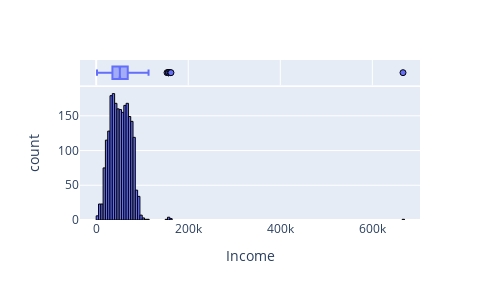

The notebook cell this image was saved under:
### Code cell
def num_plot(myData,col):
    fig = pe.histogram(myData,x=col,marginal='box')
    fig.update_layout(height=300,width=500,showlegend=True)
    fig.update_traces(marker_line_width=1,marker_line_color='black')
    fig.show()
num_plot(myData,'Income')

### Figure 1 — Plotly figure (JSON) as saved in the notebook; plotly's stock layout.template omitted (floating-point values rounded to 4 significant figures; data arrays with more than 128 entries replaced by an {"elided": "..."} marker saying what was removed)
{"data": [{"alignmentgroup": "True", "bingroup": "x", "hovertemplate": "Income=%{x}<br>count=%{y}<extra></extra>", "legendgroup": "", "marker": {"color": "#636efa", "line": {"color": "black", "width": 1}, "pattern": {"shape": ""}}, "name": "", "offsetgroup": "", "orientation": "v", "showlegend": false, "type": "histogram", "x": {"elided": "2213 int values"}, "xaxis": "x", "yaxis": "y"}, {"alignmentgroup": "True", "hovertemplate": "Income=%{x}<extra></extra>", "legendgroup": "", "marker": {"color": "#636efa", "line": {"color": "black", "width": 1}}, "name": "", "notched": true, "offsetgroup": "", "showlegend": false, "type": "box", "x": {"elided": "2213 int values"}, "xaxis": "x2", "yaxis": "y2"}], "layout": {"barmode": "relative", "height": 300, "legend": {"tracegroupgap": 0}, "margin": {"t": 60}, "showlegend": true, "width": 500, "xaxis": {"anchor": "y", "domain": [0, 1], "title": {"text": "Income"}}, "xaxis2": {"anchor": "y2", "domain": [0, 1], "matches": "x", "showgrid": true, "showticklabels": false}, "yaxis": {"anchor": "x", "domain": [0, 0.8316], "title": {"text": "count"}}, "yaxis2": {"anchor": "x2", "domain": [0.8416, 1], "matches": "y2", "showgrid": false, "showline": false, "showticklabels": false, "ticks": ""}}}
